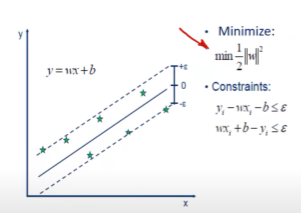
#> input picture Machine Learning/Support Vector Machine/Linear SVM/images/svr3.png, 301 x 213 px
$ jupyter execute --allow-errors regression.ipynb
#> lines starting #> are read from the running program, lines starting #| are printed output that depends on the picture
1. [Linear SVM](#linear-svm)

#### Linear SVM:
- the data points are linearly separable
- for regression, when we build the hyperplane and its epsilon tube, ensure most of the points are within the epsilon tube

- at first, we assign epsilon a value for the width of the epsilon tube i.e. marginal distance from the hyperplane
    - if we have prior knowledge of the data, we can assign the value directly
    - if we do not have idea, then choose the value based on cross validation

[cell 1]
from PIL import Image
from IPython.display import display

#> (the rest of this cell did not finish here and is left out)

- ζi = are the slack data points/variables for regression i.e. data that lie outside of the tube above the hyperplane
- ζ*i = are the slack data points/variables for regression i.e. data that lie outside of the tube below the hyperplane

Note:
- generally slack variables are used in classification as well i.e. to call misclassified data points
- we will penalize the slack variables

- for hard margin as example below,
    - we do not allow for any data point to be outside of the epsilon tube or tolerance level
    - look at the constraints shown below

[cell 2]
from PIL import Image
from IPython.display import display

img = Image.open('images/svr3.png')
#> img is the input picture: PIL image 301x213 RGBA; mean R, G, B, A 245.7, 246.1, 247.2, 255
new_image = img.resize((560, 370))
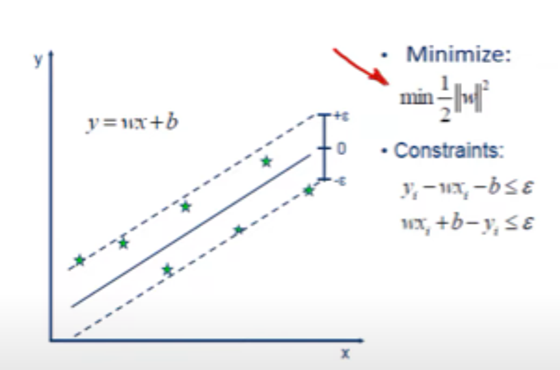
#> new_image: PIL image 560x370 RGBA; mean R, G, B, A 245.6, 246.1, 247.2, 255
display(new_image)

- but most times, data comes with outliers and are not perfect, so as a result we will find data points even outside the epsilon tube which are called as Zeta (top and bottom)
- so to allow zeta variables in SVR and to proceed, with soft margin as shown below
    - C = Regularization parameter
    - ζ, ζ* = slack variables or the support vectors

[cell 3]
from PIL import Image
from IPython.display import display

#> (the rest of this cell did not finish here and is left out)

- when C value high = Variance increase & Bias decrease
    - leads to overfitting
- when C value low = Variance decrease & Bias increase
    - leads to underfitting
- C parameter is the inverse of regularization
    - regularization = is forcing the model to be strict and not allow any errors and penalizing heavily
- (ξi + ξi∗) = L1 norm

[cell 4]
from PIL import Image
from IPython.display import display

img = Image.open('images/svr5.png')
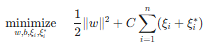
#> input picture Machine Learning/Support Vector Machine/Linear SVM/images/svr5.png, 211 x 45 px
#> img is the input picture: PIL image 211x45 RGBA; mean R, G, B, A 244.6, 244.6, 244.7, 255
new_image = img.resize((420, 90))
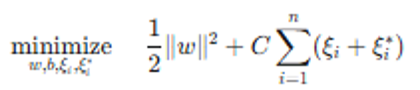
#> new_image: PIL image 420x90 RGBA; mean R, G, B, A 244.1, 244.1, 244.2, 255
display(new_image)

- to make the predictions for Linear SVM soft classifier shown below
    - W = weights of the data points
    - b = bias
    - Xnew = new data point

[cell 5]
from PIL import Image
from IPython.display import display

#> (the rest of this cell did not finish here and is left out)

- while testing for a new data point

[cell 6]
from PIL import Image
from IPython.display import display

img = Image.open('images/svr2.png')
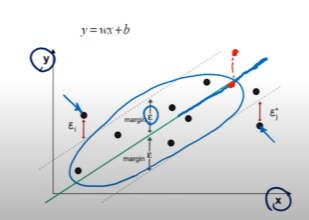
#> input picture Machine Learning/Support Vector Machine/Linear SVM/images/svr2.png, 309 x 220 px
#> img is the input picture: PIL image 309x220 RGBA; mean R, G, B, A 223.7, 225.4, 226.7, 255
new_image = img.resize((560, 370))
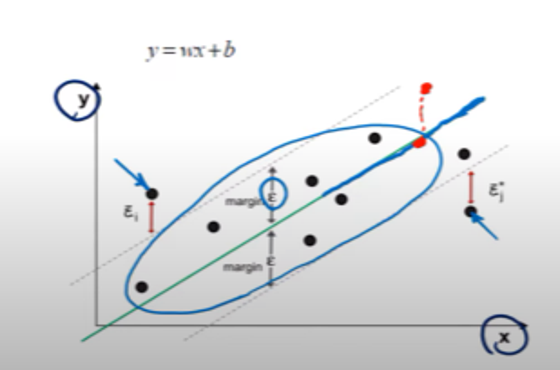
#> new_image: PIL image 560x370 RGBA; mean R, G, B, A 223.7, 225.3, 226.7, 255
display(new_image)
